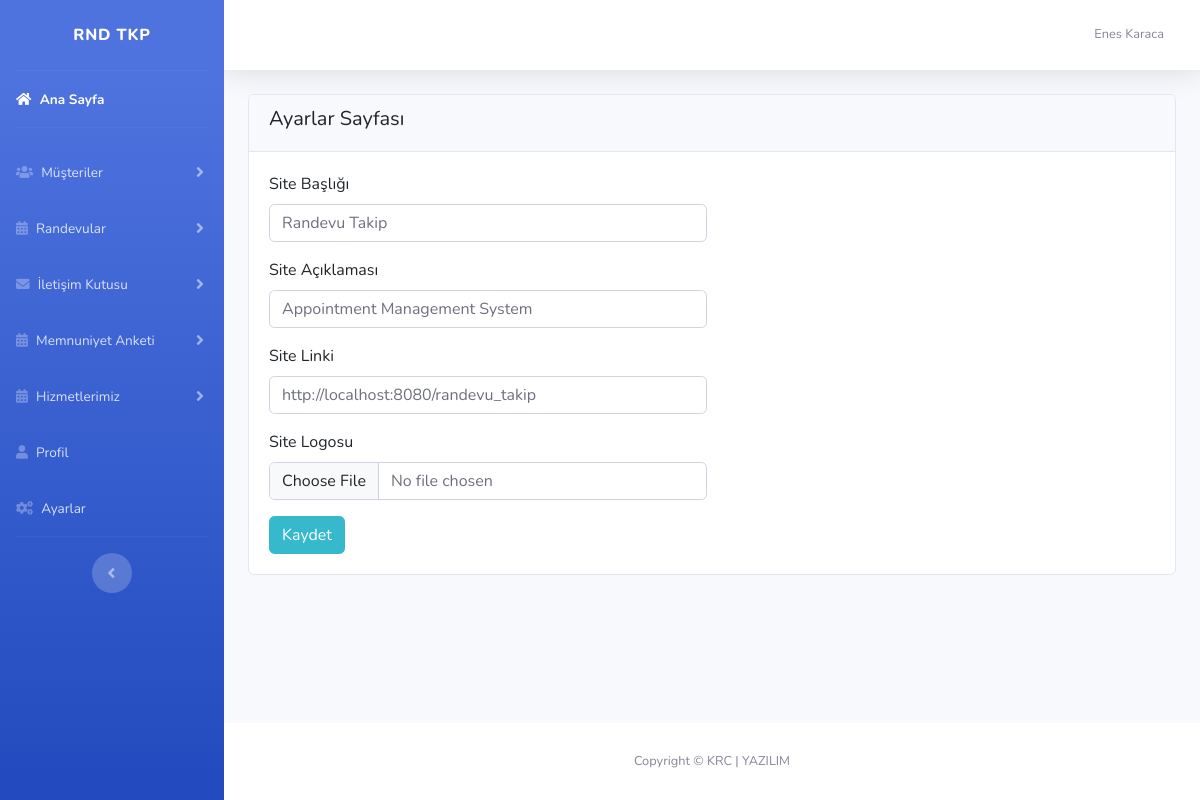
The app's page /yönetimpanel/ayarlar.php (signed in) with its own data.
### tables this page shows
CREATE TABLE `ayarlar` (
  `id` int(11) NOT NULL,
  `site_link` varchar(530) DEFAULT NULL,
  `site_baslik` varchar(530) DEFAULT NULL,
  `site_aciklama` text DEFAULT NULL,
  `site_logo` varchar(530) DEFAULT NULL
);

### yönetimpanel/config.php (called while the page is built, shortened)
<?php
$host="localhost";
$veritabani_ismi="rezervasyontakip";
$kullanici_adi="root";
$sifre="";
try{
	$db = new PDO("mysql:host=$host;dbname=$veritabani_ismi;charset=utf8",$kullanici_adi,$sifre);
} catch(PDOException $e){
	echo "Veritabanı Bağlantı İşlemi Başarısız Oldu";
	echo $e->getMessage();
	exit;
}
$sorgu=$db->prepare("SELECT * FROM ayarlar WHERE id=1");
$sorgu->execute();
$ayarcek=$sorgu->fetch(PDO::FETCH_ASSOC);
?>

### yönetimpanel/ayarlar.php (the view, shortened to what this page needs)
<?php
require_once 'header.php';
?>
<div class="container-fluid">
	<div class="row">
		<div class="col-md-12">
			<div class="card">
				<div class="card-header">
					<h5>Ayarlar Sayfası</h5>
				</div>
				<div class="card-body">
					<form action="<?php htmlspecialchars($_SERVER['PHP_SELF']) ?>" method="POST" accept-charset="utf-8" enctype="multipart/form-data">
						<div class="form-row">
							<div class="col-md-6 form-group">
								<label>Site Başlığı</label>
								<input type="text" name="site_baslik" value="<?php echo $ayarcek['site_baslik'] ?>" placeholder="Site Başlığı" class="form-control">
							</div>
						</div>
						<div class="form-row">
							<div class="col-md-6 form-group">
								<label>Site Açıklaması</label>
								<input type="text" name="site_aciklama" value="<?php echo $ayarcek['site_aciklama'] ?>" placeholder="Site Açıklaması" class="form-control">
							</div>
						</div>
						<div class="form-row">
							<div class="col-md-6 form-group">
								<label>Site Linki</label>
								<input type="text" name="site_link" value="<?php echo $ayarcek['site_link'] ?>" placeholder="Site Linki" class="form-control">
							</div>
						</div>
						<div class="form-row">
							<div class="col-md-6 form-group">
								<label>Site Logosu</label>
								<input type="file" name="site_logo" class="form-control">
							</div>
						</div>
						<button type="submit" name="ayarkaydet" class="btn btn-info">Kaydet</button>
					</form>
				</div>
			</div>
		</div>
	</div>
</div>
<?php require_once 'footer.php'; ?>

### records on screen
ayarlar: site_baslik "Randevu Takip", site_aciklama "Appointment Management System", site_link "http://localhost:8080/randevu_takip"

### other values on screen
$_SESSION['kul_isim'] "Enes Karaca"
